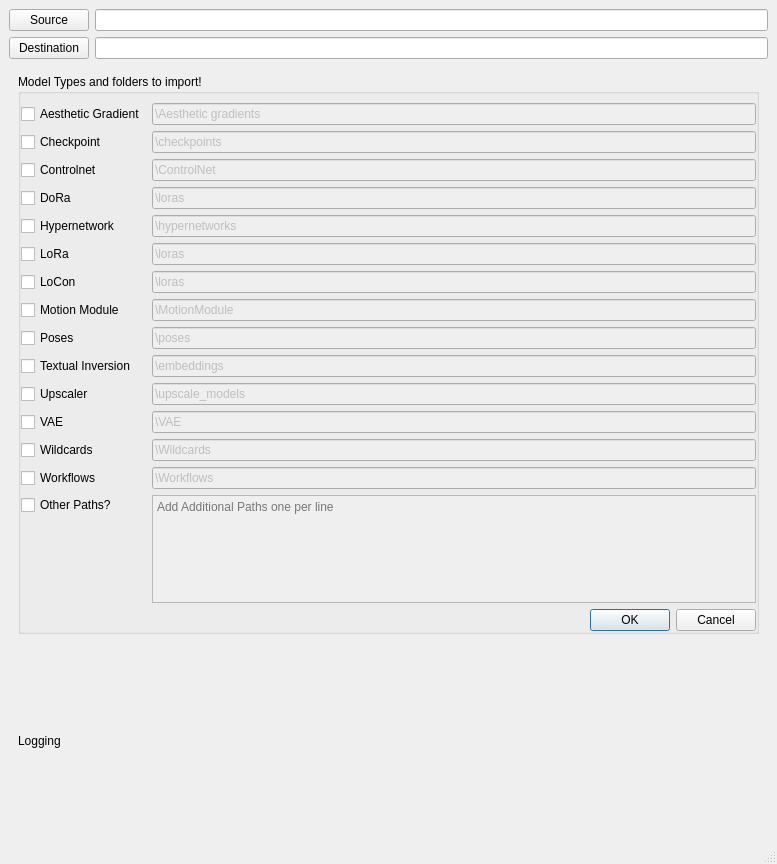
<?xml version="1.0" encoding="UTF-8"?>
<ui version="4.0">
 <class>w_import</class>
 <widget class="QMainWindow" name="w_import">
  <property name="geometry">
   <rect>
    <x>0</x>
    <y>0</y>
    <width>777</width>
    <height>864</height>
   </rect>
  </property>
  <property name="windowTitle">
   <string>Import Models</string>
  </property>
  <widget class="QWidget" name="centralwidget">
   <layout class="QGridLayout" name="gridLayout_2">
    <item row="1" column="1">
     <widget class="QLineEdit" name="le_destination"/>
    </item>
    <item row="0" column="1">
     <widget class="QLineEdit" name="le_source"/>
    </item>
    <item row="0" column="0">
     <widget class="QPushButton" name="pb_source">
      <property name="minimumSize">
       <size>
        <width>0</width>
        <height>0</height>
       </size>
      </property>
      <property name="maximumSize">
       <size>
        <width>125</width>
        <height>16777215</height>
       </size>
      </property>
      <property name="text">
       <string>Source</string>
      </property>
     </widget>
    </item>
    <item row="2" column="0" colspan="2">
     <widget class="QFrame" name="frame">
      <layout class="QGridLayout" name="gridLayout">
       <property name="spacing">
        <number>0</number>
       </property>
       <item row="0" column="0">
        <widget class="QGroupBox" name="groupBox">
         <property name="maximumSize">
          <size>
           <width>16777215</width>
           <height>560</height>
          </size>
         </property>
         <property name="title">
          <string>Model Types and folders to import!</string>
         </property>
         <layout class="QGridLayout" name="gridLayout_3">
          <property name="leftMargin">
           <number>0</number>
          </property>
          <property name="rightMargin">
           <number>0</number>
          </property>
          <property name="bottomMargin">
           <number>0</number>
          </property>
          <item row="2" column="0">
           <widget class="QCheckBox" name="checkBox_3">
            <property name="text">
             <string>Controlnet</string>
            </property>
           </widget>
          </item>
          <item row="4" column="1">
           <widget class="QLineEdit" name="lineEdit_5">
            <property name="enabled">
             <bool>false</bool>
            </property>
            <property name="text">
             <string>\hypernetworks</string>
            </property>
           </widget>
          </item>
          <item row="9" column="1">
           <widget class="QLineEdit" name="lineEdit_11">
            <property name="enabled">
             <bool>false</bool>
            </property>
            <property name="text">
             <string>\embeddings</string>
            </property>
           </widget>
          </item>
          <item row="1" column="1">
           <widget class="QLineEdit" name="lineEdit_2">
            <property name="enabled">
             <bool>false</bool>
            </property>
            <property name="text">
             <string>\checkpoints</string>
            </property>
           </widget>
          </item>
          <item row="6" column="1">
           <widget class="QLineEdit" name="lineEdit_7">
            <property name="enabled">
             <bool>false</bool>
            </property>
            <property name="text">
             <string>\loras</string>
            </property>
           </widget>
          </item>
          <item row="13" column="0">
           <widget class="QCheckBox" name="checkBox_15">
            <property name="text">
             <string>Workflows</string>
            </property>
           </widget>
          </item>
          <item row="11" column="0">
           <widget class="QCheckBox" name="checkBox_13">
            <property name="text">
             <string>VAE</string>
            </property>
           </widget>
          </item>
          <item row="10" column="1">
           <widget class="QLineEdit" name="lineEdit_12">
            <property name="enabled">
             <bool>false</bool>
            </property>
            <property name="text">
             <string>\upscale_models</string>
            </property>
           </widget>
          </item>
          <item row="4" column="0">
           <widget class="QCheckBox" name="checkBox_5">
            <property name="text">
             <string>Hypernetwork</string>
            </property>
           </widget>
          </item>
          <item row="3" column="0">
           <widget class="QCheckBox" name="checkBox_4">
            <property name="text">
             <string>DoRa</string>
            </property>
           </widget>
          </item>
          <item row="1" column="0">
           <widget class="QCheckBox" name="checkBox_2">
            <property name="text">
             <string>Checkpoint</string>
            </property>
           </widget>
          </item>
          <item row="6" column="0">
           <widget class="QCheckBox" name="checkBox_7">
            <property name="text">
             <string>LoCon</string>
            </property>
           </widget>
          </item>
          <item row="13" column="1">
           <widget class="QLineEdit" name="lineEdit_15">
            <property name="enabled">
             <bool>false</bool>
            </property>
            <property name="text">
             <string>\Workflows</string>
            </property>
           </widget>
          </item>
          <item row="12" column="1">
           <widget class="QLineEdit" name="lineEdit_14">
            <property name="enabled">
             <bool>false</bool>
            </property>
            <property name="text">
             <string>\Wildcards</string>
            </property>
           </widget>
          </item>
          <item row="2" column="1">
           <widget class="QLineEdit" name="lineEdit_3">
            <property name="enabled">
             <bool>false</bool>
            </property>
            <property name="text">
             <string>\ControlNet</string>
            </property>
           </widget>
          </item>
          <item row="0" column="0">
           <widget class="QCheckBox" name="checkBox">
            <property name="minimumSize">
             <size>
              <width>0</width>
              <height>15</height>
             </size>
            </property>
            <property name="text">
             <string>Aesthetic Gradient</string>
            </property>
           </widget>
          </item>
          <item row="11" column="1">
           <widget class="QLineEdit" name="lineEdit_13">
            <property name="enabled">
             <bool>false</bool>
            </property>
            <property name="text">
             <string>\VAE</string>
            </property>
           </widget>
          </item>
          <item row="5" column="0">
           <widget class="QCheckBox" name="checkBox_6">
            <property name="text">
             <string>LoRa</string>
            </property>
           </widget>
          </item>
          <item row="14" column="0">
           <widget class="QCheckBox" name="checkBox_16">
            <property name="text">
             <string>Other Paths?</string>
            </property>
           </widget>
          </item>
          <item row="14" column="1" rowspan="2">
           <widget class="QPlainTextEdit" name="lineEdit_16">
            <property name="enabled">
             <bool>false</bool>
            </property>
            <property name="placeholderText">
             <string>Add Additional Paths one per line</string>
            </property>
           </widget>
          </item>
          <item row="8" column="1">
           <widget class="QLineEdit" name="lineEdit_10">
            <property name="enabled">
             <bool>false</bool>
            </property>
            <property name="text">
             <string>\poses</string>
            </property>
           </widget>
          </item>
          <item row="7" column="1">
           <widget class="QLineEdit" name="lineEdit_8">
            <property name="enabled">
             <bool>false</bool>
            </property>
            <property name="text">
             <string>\MotionModule</string>
            </property>
           </widget>
          </item>
          <item row="12" column="0">
           <widget class="QCheckBox" name="checkBox_14">
            <property name="text">
             <string>Wildcards</string>
            </property>
           </widget>
          </item>
          <item row="5" column="1">
           <widget class="QLineEdit" name="lineEdit_6">
            <property name="enabled">
             <bool>false</bool>
            </property>
            <property name="text">
             <string>\loras</string>
            </property>
           </widget>
          </item>
          <item row="0" column="1">
           <widget class="QLineEdit" name="lineEdit">
            <property name="enabled">
             <bool>false</bool>
            </property>
            <property name="text">
             <string>\Aesthetic gradients</string>
            </property>
           </widget>
          </item>
          <item row="7" column="0">
           <widget class="QCheckBox" name="checkBox_8">
            <property name="text">
             <string>Motion Module</string>
            </property>
           </widget>
          </item>
          <item row="3" column="1">
           <widget class="QLineEdit" name="lineEdit_4">
            <property name="enabled">
             <bool>false</bool>
            </property>
            <property name="text">
             <string>\loras</string>
            </property>
           </widget>
          </item>
          <item row="8" column="0">
           <widget class="QCheckBox" name="checkBox_10">
            <property name="text">
             <string>Poses</string>
            </property>
           </widget>
          </item>
          <item row="16" column="1">
           <widget class="QDialogButtonBox" name="buttonBox">
            <property name="standardButtons">
             <set>QDialogButtonBox::Cancel|QDialogButtonBox::Ok</set>
            </property>
           </widget>
          </item>
          <item row="9" column="0">
           <widget class="QCheckBox" name="checkBox_11">
            <property name="text">
             <string>Textual Inversion</string>
            </property>
           </widget>
          </item>
          <item row="10" column="0">
           <widget class="QCheckBox" name="checkBox_12">
            <property name="text">
             <string>Upscaler</string>
            </property>
           </widget>
          </item>
         </layout>
        </widget>
       </item>
      </layout>
     </widget>
    </item>
    <item row="1" column="0">
     <widget class="QPushButton" name="pb_destination">
      <property name="minimumSize">
       <size>
        <width>0</width>
        <height>0</height>
       </size>
      </property>
      <property name="maximumSize">
       <size>
        <width>125</width>
        <height>16777215</height>
       </size>
      </property>
      <property name="text">
       <string>Destination</string>
      </property>
     </widget>
    </item>
    <item row="3" column="0" colspan="2">
     <widget class="QWidget" name="w_logger" native="true">
      <layout class="QVBoxLayout" name="verticalLayout">
       <item>
        <widget class="QLabel" name="label">
         <property name="text">
          <string>Logging</string>
         </property>
        </widget>
       </item>
      </layout>
     </widget>
    </item>
   </layout>
  </widget>
  <widget class="QMenuBar" name="menubar">
   <property name="geometry">
    <rect>
     <x>0</x>
     <y>0</y>
     <width>777</width>
     <height>22</height>
    </rect>
   </property>
  </widget>
  <widget class="QStatusBar" name="statusbar"/>
 </widget>
 <tabstops>
  <tabstop>pb_source</tabstop>
  <tabstop>pb_destination</tabstop>
  <tabstop>le_destination</tabstop>
  <tabstop>le_source</tabstop>
 </tabstops>
 <resources/>
 <connections/>
</ui>
